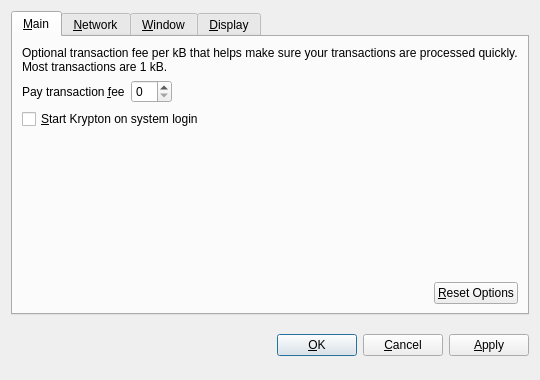
<?xml version="1.0" encoding="UTF-8"?>
<ui version="4.0">
 <class>OptionsDialog</class>
 <widget class="QDialog" name="OptionsDialog">
  <property name="geometry">
   <rect>
    <x>0</x>
    <y>0</y>
    <width>540</width>
    <height>380</height>
   </rect>
  </property>
  <property name="windowTitle">
   <string>Options</string>
  </property>
  <property name="modal">
   <bool>true</bool>
  </property>
  <layout class="QVBoxLayout" name="verticalLayout">
   <item>
    <widget class="QTabWidget" name="tabWidget">
     <property name="tabPosition">
      <enum>QTabWidget::North</enum>
     </property>
     <property name="currentIndex">
      <number>0</number>
     </property>
     <widget class="QWidget" name="tabMain">
      <attribute name="title">
       <string>&amp;Main</string>
      </attribute>
      <layout class="QVBoxLayout" name="verticalLayout_Main">
       <item>
        <widget class="QLabel" name="transactionFeeInfoLabel">
         <property name="text">
          <string>Optional transaction fee per kB that helps make sure your transactions are processed quickly. Most transactions are 1 kB.</string>
         </property>
         <property name="textFormat">
          <enum>Qt::PlainText</enum>
         </property>
         <property name="wordWrap">
          <bool>true</bool>
         </property>
        </widget>
       </item>
       <item>
        <layout class="QHBoxLayout" name="horizontalLayout_1_Main">
         <item>
          <widget class="QLabel" name="transactionFeeLabel">
           <property name="text">
            <string>Pay transaction &amp;fee</string>
           </property>
           <property name="textFormat">
            <enum>Qt::PlainText</enum>
           </property>
           <property name="buddy">
            <cstring>transactionFee</cstring>
           </property>
          </widget>
         </item>
         <item>
          <widget class="BitcoinAmountField" name="transactionFee"/>
         </item>
         <item>
          <spacer name="horizontalSpacer_1_Main">
           <property name="orientation">
            <enum>Qt::Horizontal</enum>
           </property>
           <property name="sizeHint" stdset="0">
            <size>
             <width>40</width>
             <height>20</height>
            </size>
           </property>
          </spacer>
         </item>
        </layout>
       </item>
       <item>
        <widget class="QCheckBox" name="bitcoinAtStartup">
         <property name="toolTip">
          <string>Automatically start Krypton after logging in to the system.</string>
         </property>
         <property name="text">
          <string>&amp;Start Krypton on system login</string>
         </property>
        </widget>
       </item>
       <item>
        <spacer name="verticalSpacer_Main">
         <property name="orientation">
          <enum>Qt::Vertical</enum>
         </property>
         <property name="sizeHint" stdset="0">
          <size>
           <width>20</width>
           <height>40</height>
          </size>
         </property>
        </spacer>
       </item>
       <item>
        <layout class="QHBoxLayout" name="horizontalLayout_2_Main">
         <item>
          <spacer name="horizontalSpacer_2_Main">
           <property name="orientation">
            <enum>Qt::Horizontal</enum>
           </property>
           <property name="sizeHint" stdset="0">
            <size>
             <width>40</width>
             <height>20</height>
            </size>
           </property>
          </spacer>
         </item>
         <item>
          <widget class="QPushButton" name="resetButton">
           <property name="toolTip">
            <string>Reset all client options to default.</string>
           </property>
           <property name="text">
            <string>&amp;Reset Options</string>
           </property>
           <property name="autoDefault">
            <bool>false</bool>
           </property>
          </widget>
         </item>
        </layout>
       </item>
      </layout>
     </widget>
     <widget class="QWidget" name="tabNetwork">
      <attribute name="title">
       <string>&amp;Network</string>
      </attribute>
      <layout class="QVBoxLayout" name="verticalLayout_Network">
       <item>
        <widget class="QCheckBox" name="mapPortUpnp">
         <property name="toolTip">
          <string>Automatically open the Krypton client port on the router. This only works when your router supports UPnP and it is enabled.</string>
         </property>
         <property name="text">
          <string>Map port using &amp;UPnP</string>
         </property>
        </widget>
       </item>
       <item>
        <widget class="QCheckBox" name="connectSocks">
         <property name="toolTip">
          <string>Connect to the Krypton network through a SOCKS proxy (e.g. when connecting through Tor).</string>
         </property>
         <property name="text">
          <string>&amp;Connect through SOCKS proxy:</string>
         </property>
        </widget>
       </item>
       <item>
        <layout class="QHBoxLayout" name="horizontalLayout_Network">
         <item>
          <widget class="QLabel" name="proxyIpLabel">
           <property name="text">
            <string>Proxy &amp;IP:</string>
           </property>
           <property name="textFormat">
            <enum>Qt::PlainText</enum>
           </property>
           <property name="buddy">
            <cstring>proxyIp</cstring>
           </property>
          </widget>
         </item>
         <item>
          <widget class="QValidatedLineEdit" name="proxyIp">
           <property name="maximumSize">
            <size>
             <width>140</width>
             <height>16777215</height>
            </size>
           </property>
           <property name="toolTip">
            <string>IP address of the proxy (e.g. 127.0.0.1)</string>
           </property>
          </widget>
         </item>
         <item>
          <widget class="QLabel" name="proxyPortLabel">
           <property name="text">
            <string>&amp;Port:</string>
           </property>
           <property name="textFormat">
            <enum>Qt::PlainText</enum>
           </property>
           <property name="buddy">
            <cstring>proxyPort</cstring>
           </property>
          </widget>
         </item>
         <item>
          <widget class="QLineEdit" name="proxyPort">
           <property name="maximumSize">
            <size>
             <width>55</width>
             <height>16777215</height>
            </size>
           </property>
           <property name="toolTip">
            <string>Port of the proxy (e.g. 9050)</string>
           </property>
          </widget>
         </item>
         <item>
          <widget class="QLabel" name="socksVersionLabel">
           <property name="text">
            <string>SOCKS &amp;Version:</string>
           </property>
           <property name="textFormat">
            <enum>Qt::PlainText</enum>
           </property>
           <property name="buddy">
            <cstring>socksVersion</cstring>
           </property>
          </widget>
         </item>
         <item>
          <widget class="QValueComboBox" name="socksVersion">
           <property name="toolTip">
            <string>SOCKS version of the proxy (e.g. 5)</string>
           </property>
          </widget>
         </item>
         <item>
          <spacer name="horizontalSpacer_Network">
           <property name="orientation">
            <enum>Qt::Horizontal</enum>
           </property>
           <property name="sizeHint" stdset="0">
            <size>
             <width>40</width>
             <height>20</height>
            </size>
           </property>
          </spacer>
         </item>
        </layout>
       </item>
       <item>
        <spacer name="verticalSpacer_Network">
         <property name="orientation">
          <enum>Qt::Vertical</enum>
         </property>
         <property name="sizeHint" stdset="0">
          <size>
           <width>20</width>
           <height>40</height>
          </size>
         </property>
        </spacer>
       </item>
      </layout>
     </widget>
     <widget class="QWidget" name="tabWindow">
      <attribute name="title">
       <string>&amp;Window</string>
      </attribute>
      <layout class="QVBoxLayout" name="verticalLayout_Window">
       <item>
        <widget class="QCheckBox" name="minimizeToTray">
         <property name="toolTip">
          <string>Show only a tray icon after minimizing the window.</string>
         </property>
         <property name="text">
          <string>&amp;Minimize to the tray instead of the taskbar</string>
         </property>
        </widget>
       </item>
       <item>
        <widget class="QCheckBox" name="minimizeOnClose">
         <property name="toolTip">
          <string>Minimize instead of exit the application when the window is closed. When this option is enabled, the application will be closed only after selecting Quit in the menu.</string>
         </property>
         <property name="text">
          <string>M&amp;inimize on close</string>
         </property>
        </widget>
       </item>
       <item>
        <spacer name="verticalSpacer_Window">
         <property name="orientation">
          <enum>Qt::Vertical</enum>
         </property>
         <property name="sizeHint" stdset="0">
          <size>
           <width>20</width>
           <height>40</height>
          </size>
         </property>
        </spacer>
       </item>
      </layout>
     </widget>
     <widget class="QWidget" name="tabDisplay">
      <attribute name="title">
       <string>&amp;Display</string>
      </attribute>
      <layout class="QVBoxLayout" name="verticalLayout_Display">
       <item>
        <layout class="QHBoxLayout" name="horizontalLayout_1_Display">
         <item>
          <widget class="QLabel" name="langLabel">
           <property name="text">
            <string>User Interface &amp;language:</string>
           </property>
           <property name="textFormat">
            <enum>Qt::PlainText</enum>
           </property>
           <property name="buddy">
            <cstring>lang</cstring>
           </property>
          </widget>
         </item>
         <item>
          <widget class="QValueComboBox" name="lang">
           <property name="toolTip">
            <string>The user interface language can be set here. This setting will take effect after restarting Krypton.</string>
           </property>
          </widget>
         </item>
        </layout>
       </item>
       <item>
        <layout class="QHBoxLayout" name="horizontalLayout_2_Display">
         <item>
          <widget class="QLabel" name="unitLabel">
           <property name="text">
            <string>&amp;Unit to show amounts in:</string>
           </property>
           <property name="textFormat">
            <enum>Qt::PlainText</enum>
           </property>
           <property name="buddy">
            <cstring>unit</cstring>
           </property>
          </widget>
         </item>
         <item>
          <widget class="QValueComboBox" name="unit">
           <property name="toolTip">
            <string>Choose the default subdivision unit to show in the interface and when sending coins.</string>
           </property>
          </widget>
         </item>
        </layout>
       </item>
       <item>
        <widget class="QCheckBox" name="displayAddresses">
         <property name="toolTip">
          <string>Whether to show Krypton addresses in the transaction list or not.</string>
         </property>
         <property name="text">
          <string>&amp;Display addresses in transaction list</string>
         </property>
        </widget>
       </item>
       <item>
        <spacer name="verticalSpacer_Display">
         <property name="orientation">
          <enum>Qt::Vertical</enum>
         </property>
         <property name="sizeHint" stdset="0">
          <size>
           <width>20</width>
           <height>40</height>
          </size>
         </property>
        </spacer>
       </item>
      </layout>
     </widget>
    </widget>
   </item>
   <item>
    <layout class="QHBoxLayout" name="horizontalLayout_Buttons">
     <item>
      <spacer name="horizontalSpacer_1">
       <property name="orientation">
        <enum>Qt::Horizontal</enum>
       </property>
       <property name="sizeHint" stdset="0">
        <size>
         <width>40</width>
         <height>48</height>
        </size>
       </property>
      </spacer>
     </item>
     <item>
      <widget class="QLabel" name="statusLabel">
       <property name="font">
        <font>
         <weight>75</weight>
         <bold>true</bold>
        </font>
       </property>
       <property name="text">
        <string/>
       </property>
       <property name="textFormat">
        <enum>Qt::PlainText</enum>
       </property>
       <property name="wordWrap">
        <bool>true</bool>
       </property>
      </widget>
     </item>
     <item>
      <spacer name="horizontalSpacer_2">
       <property name="orientation">
        <enum>Qt::Horizontal</enum>
       </property>
       <property name="sizeHint" stdset="0">
        <size>
         <width>40</width>
         <height>48</height>
        </size>
       </property>
      </spacer>
     </item>
     <item>
      <widget class="QPushButton" name="okButton">
       <property name="text">
        <string>&amp;OK</string>
       </property>
      </widget>
     </item>
     <item>
      <widget class="QPushButton" name="cancelButton">
       <property name="text">
        <string>&amp;Cancel</string>
       </property>
       <property name="autoDefault">
        <bool>false</bool>
       </property>
      </widget>
     </item>
     <item>
      <widget class="QPushButton" name="applyButton">
       <property name="text">
        <string>&amp;Apply</string>
       </property>
       <property name="autoDefault">
        <bool>false</bool>
       </property>
      </widget>
     </item>
    </layout>
   </item>
  </layout>
 </widget>
 <customwidgets>
  <customwidget>
   <class>BitcoinAmountField</class>
   <extends>QSpinBox</extends>
   <header>bitcoinamountfield.h</header>
  </customwidget>
  <customwidget>
   <class>QValueComboBox</class>
   <extends>QComboBox</extends>
   <header>qvaluecombobox.h</header>
  </customwidget>
  <customwidget>
   <class>QValidatedLineEdit</class>
   <extends>QLineEdit</extends>
   <header>qvalidatedlineedit.h</header>
  </customwidget>
 </customwidgets>
 <resources/>
 <connections/>
</ui>
